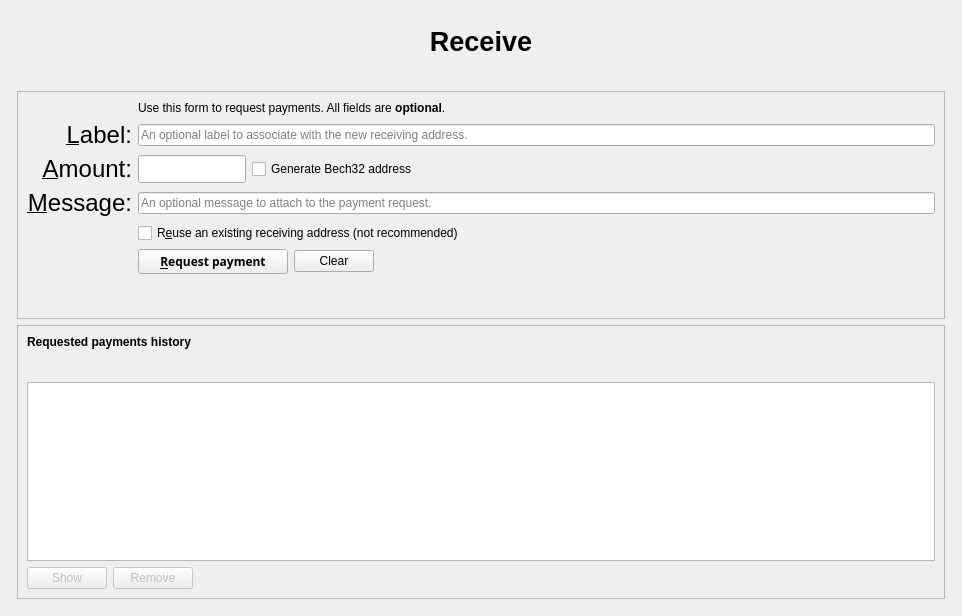
<?xml version="1.0" encoding="UTF-8"?>
<ui version="4.0">
 <class>ReceiveCoinsDialog</class>
 <widget class="QWidget" name="ReceiveCoinsDialog">
  <property name="geometry">
   <rect>
    <x>0</x>
    <y>0</y>
    <width>962</width>
    <height>616</height>
   </rect>
  </property>
  <layout class="QVBoxLayout" name="verticalLayout" stretch="0">
   <item>
    <layout class="QVBoxLayout" name="verticalLayout_Master" stretch="0,1">
     <property name="spacing">
      <number>0</number>
     </property>
     <item>
      <widget class="QFrame" name="frame_Header">
       <layout class="QVBoxLayout" name="verticalLayout_8">
        <property name="leftMargin">
         <number>0</number>
        </property>
        <property name="topMargin">
         <number>0</number>
        </property>
        <property name="rightMargin">
         <number>0</number>
        </property>
        <property name="bottomMargin">
         <number>0</number>
        </property>
        <item>
         <layout class="QHBoxLayout" name="horizontalLayout_Header" stretch="1">
          <item>
           <widget class="QLabel" name="labelOverviewHeaderLeft">
            <property name="minimumSize">
             <size>
              <width>464</width>
              <height>60</height>
             </size>
            </property>
            <property name="maximumSize">
             <size>
              <width>16777215</width>
              <height>60</height>
             </size>
            </property>
            <property name="font">
             <font>
              <pointsize>20</pointsize>
              <weight>75</weight>
              <bold>true</bold>
             </font>
            </property>
            <property name="text">
             <string>Receive</string>
            </property>
            <property name="alignment">
             <set>Qt::AlignCenter</set>
            </property>
           </widget>
          </item>
         </layout>
        </item>
       </layout>
      </widget>
     </item>
     <item>
      <widget class="QFrame" name="frame_BG">
       <layout class="QVBoxLayout" name="verticalLayout_5">
        <property name="leftMargin">
         <number>6</number>
        </property>
        <property name="topMargin">
         <number>6</number>
        </property>
        <property name="rightMargin">
         <number>6</number>
        </property>
        <property name="bottomMargin">
         <number>6</number>
        </property>
        <item>
         <spacer name="verticalSpacer_3">
          <property name="orientation">
           <enum>Qt::Vertical</enum>
          </property>
          <property name="sizeType">
           <enum>QSizePolicy::Preferred</enum>
          </property>
          <property name="sizeHint" stdset="0">
           <size>
            <width>20</width>
            <height>40</height>
           </size>
          </property>
         </spacer>
        </item>
        <item>
         <widget class="QFrame" name="frame2">
          <property name="sizePolicy">
           <sizepolicy hsizetype="Preferred" vsizetype="Expanding">
            <horstretch>0</horstretch>
            <verstretch>0</verstretch>
           </sizepolicy>
          </property>
          <property name="frameShape">
           <enum>QFrame::StyledPanel</enum>
          </property>
          <property name="frameShadow">
           <enum>QFrame::Sunken</enum>
          </property>
          <layout class="QVBoxLayout" name="verticalLayout_3">
           <item>
            <layout class="QGridLayout" name="gridLayout">
             <item row="7" column="2">
              <widget class="QCheckBox" name="reuseAddress">
               <property name="toolTip">
                <string>Reuse one of the previously used receiving addresses.&lt;br&gt;Reusing addresses has security and privacy issues.&lt;br&gt;Do not use this unless re-generating a payment request made before.</string>
               </property>
               <property name="text">
                <string>R&amp;euse an existing receiving address (not recommended)</string>
               </property>
              </widget>
             </item>
             <item row="7" column="0">
              <widget class="QLabel" name="label_4">
               <property name="text">
                <string/>
               </property>
              </widget>
             </item>
             <item row="6" column="0">
              <widget class="QLabel" name="label_3">
               <property name="font">
                <font>
                 <pointsize>18</pointsize>
                </font>
               </property>
               <property name="toolTip">
                <string>An optional message to attach to the payment request, which will be displayed when the request is opened. Note: The message will not be sent with the payment over the fictecpagos network.</string>
               </property>
               <property name="text">
                <string>&amp;Message:</string>
               </property>
               <property name="alignment">
                <set>Qt::AlignRight|Qt::AlignTrailing|Qt::AlignVCenter</set>
               </property>
               <property name="buddy">
                <cstring>reqMessage</cstring>
               </property>
              </widget>
             </item>
             <item row="4" column="2">
              <widget class="QLineEdit" name="reqLabel">
               <property name="toolTip">
                <string>An optional label to associate with the new receiving address.</string>
               </property>
               <property name="placeholderText">
                <string>An optional label to associate with the new receiving address.</string>
               </property>
              </widget>
             </item>
             <item row="6" column="2">
              <widget class="QLineEdit" name="reqMessage">
               <property name="toolTip">
                <string>An optional message to attach to the payment request, which will be displayed when the request is opened.&lt;br&gt;Note: The message will not be sent with the payment over the fictecpagos network.</string>
               </property>
               <property name="placeholderText">
                <string>An optional message to attach to the payment request.</string>
               </property>
              </widget>
             </item>
             <item row="2" column="2">
              <widget class="QLabel" name="label_5">
               <property name="text">
                <string>Use this form to request payments. All fields are &lt;b&gt;optional&lt;/b&gt;.</string>
               </property>
              </widget>
             </item>
             <item row="4" column="0">
              <widget class="QLabel" name="label_2">
               <property name="font">
                <font>
                 <pointsize>18</pointsize>
                </font>
               </property>
               <property name="toolTip">
                <string>An optional label to associate with the new receiving address.</string>
               </property>
               <property name="text">
                <string>&amp;Label:</string>
               </property>
               <property name="alignment">
                <set>Qt::AlignRight|Qt::AlignTrailing|Qt::AlignVCenter</set>
               </property>
               <property name="buddy">
                <cstring>reqLabel</cstring>
               </property>
              </widget>
             </item>
             <item row="5" column="0">
              <widget class="QLabel" name="label">
               <property name="font">
                <font>
                 <pointsize>18</pointsize>
                </font>
               </property>
               <property name="toolTip">
                <string>An optional amount to request. Leave this empty or zero to not request a specific amount.</string>
               </property>
               <property name="text">
                <string>&amp;Amount:</string>
               </property>
               <property name="alignment">
                <set>Qt::AlignRight|Qt::AlignTrailing|Qt::AlignVCenter</set>
               </property>
               <property name="buddy">
                <cstring>reqAmount</cstring>
               </property>
              </widget>
             </item>
             <item row="5" column="2">
              <layout class="QHBoxLayout" name="horizontalLayout_6">
               <item>
                <widget class="BitcoinAmountField" name="reqAmount">
                 <property name="sizePolicy">
                  <sizepolicy hsizetype="Fixed" vsizetype="Fixed">
                   <horstretch>0</horstretch>
                   <verstretch>0</verstretch>
                  </sizepolicy>
                 </property>
                 <property name="minimumSize">
                  <size>
                   <width>80</width>
                   <height>0</height>
                  </size>
                 </property>
                 <property name="maximumSize">
                  <size>
                   <width>1000</width>
                   <height>100</height>
                  </size>
                 </property>
                 <property name="toolTip">
                  <string>An optional amount to request. Leave this empty or zero to not request a specific amount.</string>
                 </property>
                </widget>
               </item>
               <item>
                <widget class="QCheckBox" name="useBech32">
                 <property name="sizePolicy">
                  <sizepolicy hsizetype="Fixed" vsizetype="Fixed">
                   <horstretch>0</horstretch>
                   <verstretch>0</verstretch>
                  </sizepolicy>
                 </property>
                 <property name="maximumSize">
                  <size>
                   <width>1000</width>
                   <height>16777215</height>
                  </size>
                 </property>
                 <property name="focusPolicy">
                  <enum>Qt::StrongFocus</enum>
                 </property>
                 <property name="toolTip">
                  <string>Bech32 addresses (BIP-173) are cheaper to spend from and offer better protection against typos. When unchecked a P2SH wrapped SegWit address will be created, compatible with older wallets.</string>
                 </property>
                 <property name="text">
                  <string>Generate Bech32 address</string>
                 </property>
                </widget>
               </item>
               <item>
                <spacer name="horizontalSpacer_3">
                 <property name="orientation">
                  <enum>Qt::Horizontal</enum>
                 </property>
                 <property name="sizeHint" stdset="0">
                  <size>
                   <width>0</width>
                   <height>0</height>
                  </size>
                 </property>
                </spacer>
               </item>
              </layout>
             </item>
             <item row="8" column="0">
              <widget class="QLabel" name="label_7">
               <property name="text">
                <string/>
               </property>
              </widget>
             </item>
             <item row="8" column="2">
              <layout class="QHBoxLayout" name="horizontalLayout">
               <item>
                <widget class="QPushButton" name="receiveButton">
                 <property name="minimumSize">
                  <size>
                   <width>150</width>
                   <height>0</height>
                  </size>
                 </property>
                 <property name="font">
                  <font>
                   <family>Montserrat</family>
                   <weight>75</weight>
                   <bold>true</bold>
                  </font>
                 </property>
                 <property name="text">
                  <string>&amp;Request payment</string>
                 </property>
                 <property name="icon">
                  <iconset resource="../fictecpagos.qrc">
                   <normaloff>:/icons/receiving_addresses</normaloff>:/icons/receiving_addresses</iconset>
                 </property>
                </widget>
               </item>
               <item>
                <widget class="QPushButton" name="clearButton">
                 <property name="sizePolicy">
                  <sizepolicy hsizetype="Minimum" vsizetype="Fixed">
                   <horstretch>0</horstretch>
                   <verstretch>0</verstretch>
                  </sizepolicy>
                 </property>
                 <property name="toolTip">
                  <string>Clear all fields of the form.</string>
                 </property>
                 <property name="text">
                  <string>Clear</string>
                 </property>
                 <property name="icon">
                  <iconset resource="../fictecpagos.qrc">
                   <normaloff>:/icons/remove</normaloff>:/icons/remove</iconset>
                 </property>
                 <property name="autoDefault">
                  <bool>false</bool>
                 </property>
                </widget>
               </item>
               <item>
                <spacer name="horizontalSpacer">
                 <property name="orientation">
                  <enum>Qt::Horizontal</enum>
                 </property>
                 <property name="sizeHint" stdset="0">
                  <size>
                   <width>40</width>
                   <height>20</height>
                  </size>
                 </property>
                </spacer>
               </item>
              </layout>
             </item>
             <item row="9" column="2">
              <spacer name="verticalSpacer">
               <property name="orientation">
                <enum>Qt::Vertical</enum>
               </property>
               <property name="sizeHint" stdset="0">
                <size>
                 <width>20</width>
                 <height>60</height>
                </size>
               </property>
              </spacer>
             </item>
            </layout>
           </item>
          </layout>
         </widget>
        </item>
        <item>
         <widget class="QFrame" name="frame">
          <property name="sizePolicy">
           <sizepolicy hsizetype="Preferred" vsizetype="Expanding">
            <horstretch>0</horstretch>
            <verstretch>0</verstretch>
           </sizepolicy>
          </property>
          <property name="frameShape">
           <enum>QFrame::StyledPanel</enum>
          </property>
          <property name="frameShadow">
           <enum>QFrame::Raised</enum>
          </property>
          <layout class="QVBoxLayout" name="verticalLayout_2">
           <item>
            <widget class="QLabel" name="label_6">
             <property name="font">
              <font>
               <weight>75</weight>
               <bold>true</bold>
              </font>
             </property>
             <property name="text">
              <string>Requested payments history</string>
             </property>
            </widget>
           </item>
           <item>
            <spacer name="verticalSpacer_2">
             <property name="orientation">
              <enum>Qt::Vertical</enum>
             </property>
             <property name="sizeHint" stdset="0">
              <size>
               <width>20</width>
               <height>40</height>
              </size>
             </property>
            </spacer>
           </item>
           <item>
            <widget class="QTableView" name="recentRequestsView">
             <property name="palette">
              <palette>
               <active>
                <colorrole role="Text">
                 <brush brushstyle="SolidPattern">
                  <color alpha="255">
                   <red>51</red>
                   <green>51</green>
                   <blue>51</blue>
                  </color>
                 </brush>
                </colorrole>
               </active>
               <inactive>
                <colorrole role="Text">
                 <brush brushstyle="SolidPattern">
                  <color alpha="255">
                   <red>51</red>
                   <green>51</green>
                   <blue>51</blue>
                  </color>
                 </brush>
                </colorrole>
               </inactive>
               <disabled>
                <colorrole role="Text">
                 <brush brushstyle="SolidPattern">
                  <color alpha="255">
                   <red>85</red>
                   <green>85</green>
                   <blue>85</blue>
                  </color>
                 </brush>
                </colorrole>
               </disabled>
              </palette>
             </property>
             <property name="contextMenuPolicy">
              <enum>Qt::CustomContextMenu</enum>
             </property>
             <property name="tabKeyNavigation">
              <bool>false</bool>
             </property>
             <property name="showGrid">
              <bool>false</bool>
             </property>
             <property name="sortingEnabled">
              <bool>true</bool>
             </property>
            </widget>
           </item>
           <item>
            <layout class="QHBoxLayout" name="horizontalLayout_2">
             <item>
              <widget class="QPushButton" name="showRequestButton">
               <property name="enabled">
                <bool>false</bool>
               </property>
               <property name="toolTip">
                <string>Show the selected request (does the same as double clicking an entry)</string>
               </property>
               <property name="text">
                <string>Show</string>
               </property>
               <property name="icon">
                <iconset resource="../fictecpagos.qrc">
                 <normaloff>:/icons/edit</normaloff>:/icons/edit</iconset>
               </property>
               <property name="autoDefault">
                <bool>false</bool>
               </property>
              </widget>
             </item>
             <item>
              <widget class="QPushButton" name="removeRequestButton">
               <property name="enabled">
                <bool>false</bool>
               </property>
               <property name="toolTip">
                <string>Remove the selected entries from the list</string>
               </property>
               <property name="text">
                <string>Remove</string>
               </property>
               <property name="icon">
                <iconset resource="../fictecpagos.qrc">
                 <normaloff>:/icons/remove</normaloff>:/icons/remove</iconset>
               </property>
               <property name="autoDefault">
                <bool>false</bool>
               </property>
              </widget>
             </item>
             <item>
              <spacer name="horizontalSpacer_2">
               <property name="orientation">
                <enum>Qt::Horizontal</enum>
               </property>
               <property name="sizeHint" stdset="0">
                <size>
                 <width>40</width>
                 <height>20</height>
                </size>
               </property>
              </spacer>
             </item>
            </layout>
           </item>
          </layout>
         </widget>
        </item>
       </layout>
      </widget>
     </item>
    </layout>
   </item>
  </layout>
 </widget>
 <customwidgets>
  <customwidget>
   <class>BitcoinAmountField</class>
   <extends>QLineEdit</extends>
   <header>bitcoinamountfield.h</header>
   <container>1</container>
  </customwidget>
 </customwidgets>
 <tabstops>
  <tabstop>reqLabel</tabstop>
  <tabstop>reqAmount</tabstop>
  <tabstop>reqMessage</tabstop>
  <tabstop>reuseAddress</tabstop>
  <tabstop>receiveButton</tabstop>
  <tabstop>clearButton</tabstop>
  <tabstop>recentRequestsView</tabstop>
  <tabstop>showRequestButton</tabstop>
  <tabstop>removeRequestButton</tabstop>
 </tabstops>
 <resources>
  <include location="../fictecpagos.qrc"/>
 </resources>
 <connections/>
</ui>
